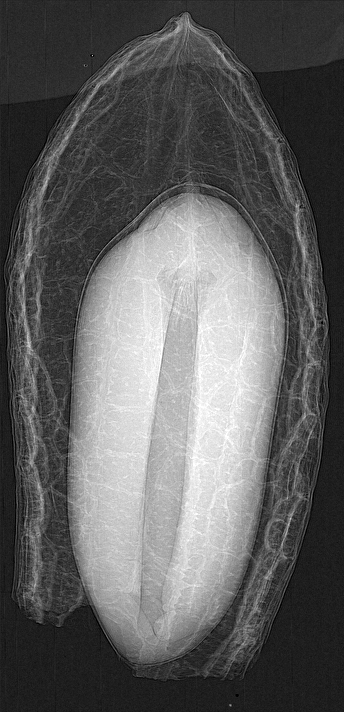
#> input picture data/sample.png, 344 x 712 px
$ python -i Watershed_Segmentation_with_markers.py   (imports and definitions only)
#> lines starting #> are read from the running program, lines starting #| are printed output that depends on the picture; after the words box and inside, x2 and y2 are one past the last pixel; in counts of white or black regions, pixels touching at a corner belong together
#> further down, picture is the input picture: shape (712, 344, 3); min 0, max 255, mean 95.6
from typing import List, Tuple

import time
import cv2
import matplotlib.pyplot as plt
import numpy as np

# Recording time: format seconds as milliseconds string
def ms(seconds: float) -> str:
    return f"{seconds * 1000:.1f} ms"

# Use OpenCV to interactively select multiple ROIs.
# [51 lines left out: functions select_rois, show_image, not called in this run]

# Watershed segmentation.
class WatershedSegmentation(object):
    """
    Apply watershed segmentation with foreground/background segmentation, morphological operations and distance transformation
    """

    def apply(self, image: np.ndarray) -> Tuple[np.ndarray, np.ndarray, float]:
        """
        Parameters
        ----------
        image : np.ndarray
            RGB image (H, W, 3), dtype=uint8.

        Returns
        -------
        segmented : np.ndarray
            Image with watershed boundaries marked in red.
        markers : np.ndarray
            Label image from watershed.
        elapsed : float
            Execution time in seconds.
        """
        # Convert to greyscale
        gray = cv2.cvtColor(image, cv2.COLOR_RGB2GRAY)

        t0 = time.perf_counter()

        # OTSU Binarization
        _, thresh = cv2.threshold(
            gray, 0, 255,
            cv2.THRESH_BINARY + cv2.THRESH_OTSU
        )
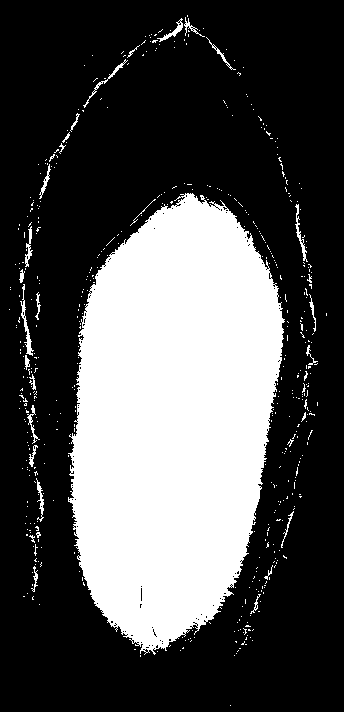
#> thresh: shape (712, 344); 31.2% white; 517 white regions (487 under 20 px), largest, box (x1, y1, x2, y2) and area: (68, 193, 285, 655) 73143, (20, 284, 34, 356) 226, (295, 204, 308, 262) 164

        # Noise removal
        kernel = np.ones((3, 3), np.uint8)
        opening = cv2.morphologyEx(thresh, cv2.MORPH_OPEN, kernel, iterations=2)
#> opening: shape (712, 344); 29.3% white; 1 white region, box (x1, y1, x2, y2) and area: (73, 194, 283, 647) 71744

        # Sure background area
        sure_bg = cv2.dilate(opening, kernel, iterations=3)
#> sure_bg: shape (712, 344); 31% white; 1 white region, box (x1, y1, x2, y2) and area: (70, 191, 286, 650) 75951

        # Sure foreground area
        dist_transform = cv2.distanceTransform(opening, cv2.DIST_L2, 5)
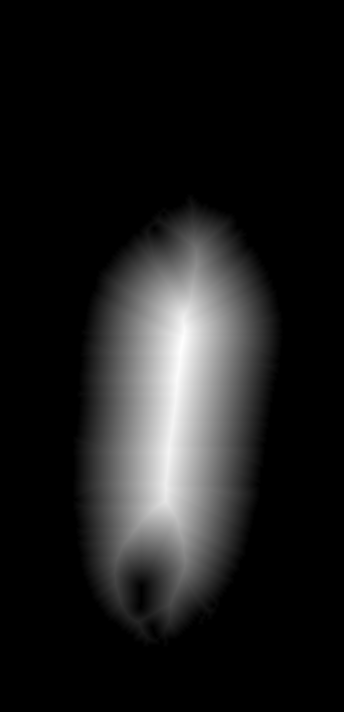
#> dist_transform: shape (712, 344) float32; min 0, max 99.79, mean 11.2; drawn with min black and max white
        _, sure_fg = cv2.threshold(
            dist_transform,
            0.7 * dist_transform.max(),
            255,
            0
        )
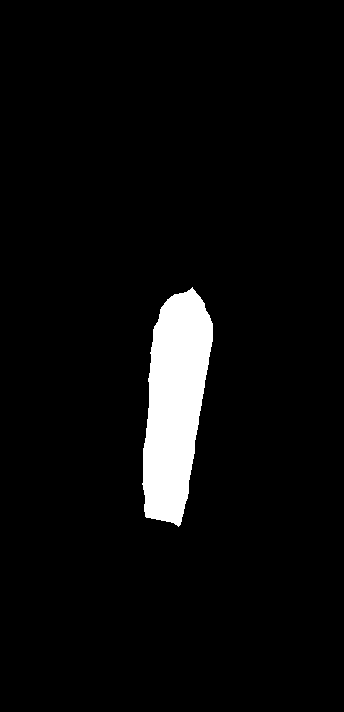
#> sure_fg: shape (712, 344) float32; 4.7% white; 1 white region, box (x1, y1, x2, y2) and area: (142, 287, 213, 527) 11562

        # Finding unknown region
        sure_fg = np.uint8(sure_fg)
        unknown = cv2.subtract(sure_bg, sure_fg)
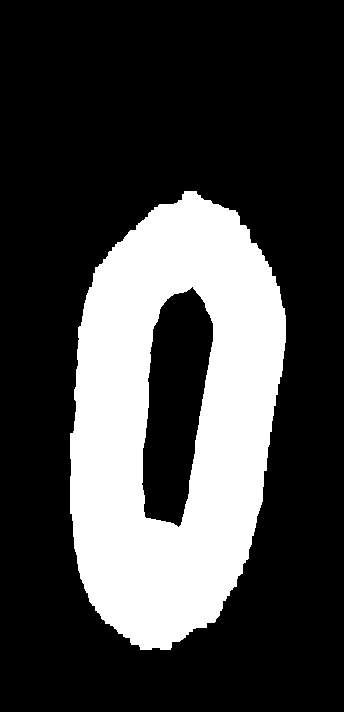
#> unknown: shape (712, 344); 26.3% white; 1 white region, box (x1, y1, x2, y2) and area: (70, 191, 286, 650) 64389

        # Marker labelling
        _, markers = cv2.connectedComponents(sure_fg)

        # # Add one to all labels so that sure background is not 0, but 1
        markers = markers + 1

        # Now, mark the region of unknown with zero
        markers[unknown == 255] = 0
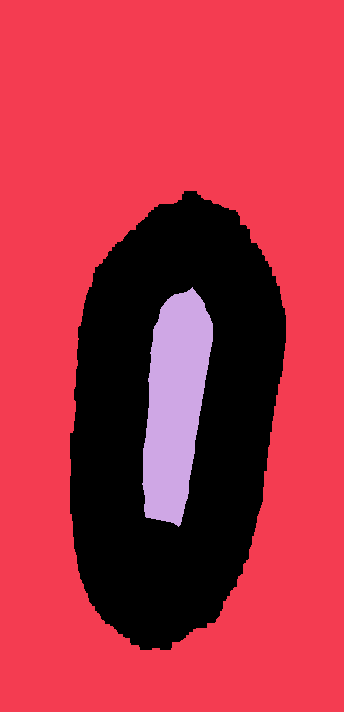
#> markers: shape (712, 344) int32; 3 distinct labels, from 0 to 2; one colour per label, 0 black

        # Watershed
        markers = cv2.watershed(image, markers)
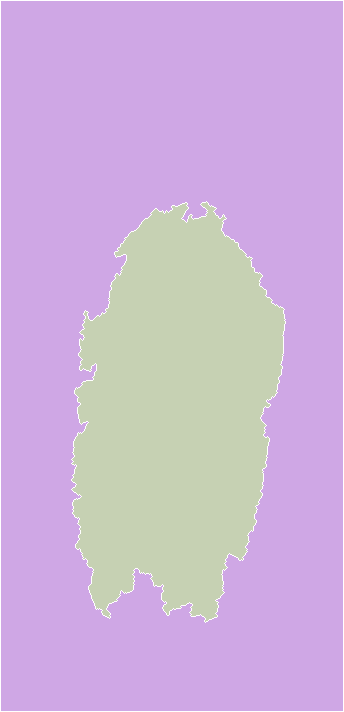
#> markers: shape (712, 344) int32; 3 distinct labels, from -1 to 2; one colour per label, 0 black, -1 white

        # Mark the boundaries on the original image
        segmented = image.copy()
        segmented[markers == -1] = [255, 0, 0]
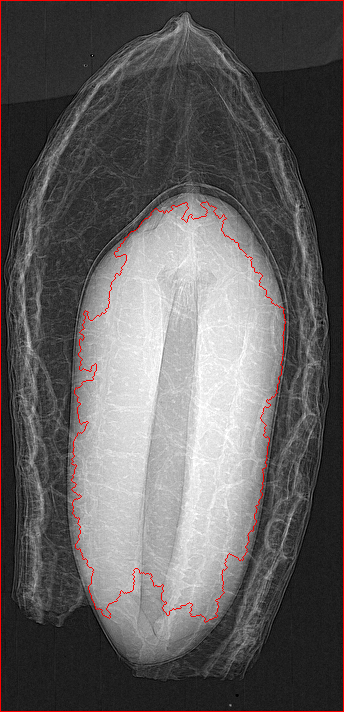
#> segmented: shape (712, 344, 3); 1.42% of pixels changed, all inside (x1, y1, x2, y2) = (0, 0, 344, 712)

        elapsed = time.perf_counter() - t0

        return segmented, markers, elapsed

# Load an image, interactively select ROIs, apply watershed segmentation to the full image and to each ROI, and display the results.
# [40 lines left out: function process_image, not called in this run]

# [5 lines not run here, left out]

>>> import cv2
>>> picture = cv2.cvtColor(cv2.imread('../data/sample.png'), cv2.COLOR_BGR2RGB)
>>> result = WatershedSegmentation().apply(picture)
